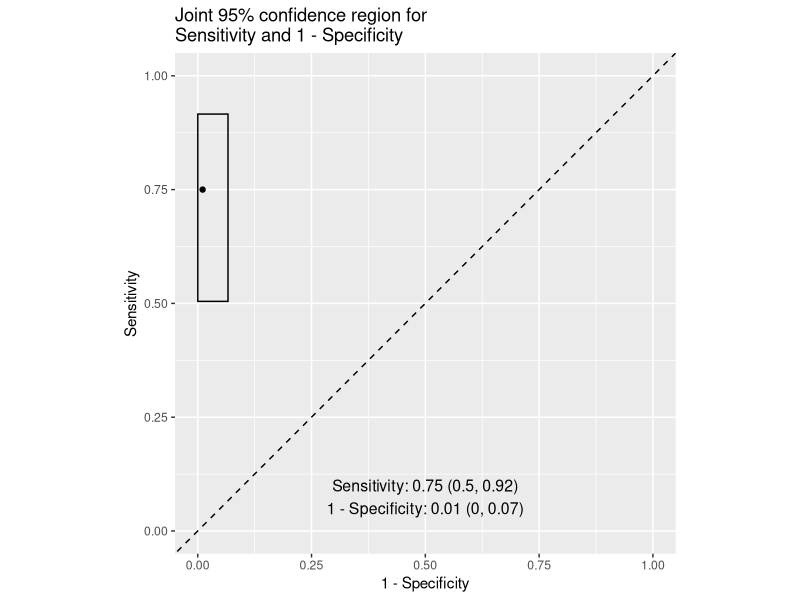

Here is the R script that generated this plot:
## ---- chunk 1
knitr::opts_chunk$set(echo = TRUE)
## ---- chunk 2
ComputeCR.BDT <- function(tp, fp, fn, tn, conf.level = 0.95, 
                          one.sided = T, plot.it = T){
  # Plot the confidence region for "sensitivity" and "1- specificity" 
  # of the Binary Diagnostic Test (BDT)
  #
  # Args: tp: true positives
  #       fp: false positives
  #       fn: false negatives
  #       tn: true negatives
  #       conf.level: confidence level for the join confidence region
  #       plot.it: logical, plot cr or not?
  #
  # Returns: a list with elements:
  #          cr: a dataframe containing point estimates and confidence region
  #          cr.plot: confidence region plot (available when plot.it == T)
  #
  # Xinkai Zhou @UCLA DOMStat
  
  library(ggplot2)
  if(one.sided){
    tpf.ci <- 
      binom.test(x = tp, n = tp + fn, alternative = "greater", 
                         conf.level = sqrt(conf.level))$conf.int[1:2]
    fpf.ci <- 
      binom.test(x = fp, n = fp + tn, alternative = "less", 
                         conf.level = sqrt(conf.level))$conf.int[1:2]
  } else {
    tpf.ci <- 
      binom.test(x = tp, n = tp + fn, alternative = "two.sided", 
                         conf.level = sqrt(conf.level))$conf.int[1:2]
    fpf.ci <- 
      binom.test(x = fp, n = fp + tn, alternative = "two.sided", 
                         conf.level = sqrt(conf.level))$conf.int[1:2]
  }

  # cr stands for confidence region
  cr <- data.frame(
    tpf = tp / (tp + fn),
    fpf = fp / (fp + tn),
    tpf.min = tpf.ci[1],
    tpf.max = tpf.ci[2],
    fpf.min = fpf.ci[1],
    fpf.max = fpf.ci[2]
  )
  
  if(plot.it){
    cr.plot <- ggplot(data = cr) +
      geom_point(mapping = aes(x = fpf, y = tpf)) + 
      geom_rect(
        mapping = aes(
          xmin = fpf.min, 
          xmax = fpf.max, 
          ymin = tpf.min, 
          ymax = tpf.max
        ),
        color = "black", fill = NA
      ) + 
      annotate(
        "text", 
        x = 0.5, y = 0.1, 
        label = paste(
          "Sensitivity: ", round(cr$tpf, 2),
          " (", round(cr$tpf.min, 2), 
          ", ", round(cr$tpf.max, 2), ")", 
          sep = ""
        ), 
        size = 4
      ) + 
      annotate(
        "text", 
        x = 0.5, y = 0.05, 
        label = paste(
          "1 - Specificity: ", round(cr$fpf, 2),
          " (", round(cr$fpf.min, 2), 
          ", ", round(cr$fpf.max, 2), ")", 
          sep = ""
        ), 
        size = 4
      ) + 
      geom_abline(intercept=0, slope=1, linetype = "dashed") + 
      labs(
        x = "1 - Specificity", y = "Sensitivity", 
        title = "Joint 95% confidence region for\nSensitivity and 1 - Specificity"
      ) + 
      xlim(0, 1) + ylim(0, 1) + 
      coord_fixed(ratio = 1)
    return(list(cr = cr, cr.plot = cr.plot))
  } else {
    return(list(cr = cr))
  }
}


ComputeSS.BDT.Phase2 <- function(
  TPF_0 = 0.75, FPF_0 = 0.2,
  TPF_1 = 0.9, FPF_1 = 0.05,
  alpha = 0.1, beta = 0.1){
  
  # Compute the phase 2 sample size for evaluating the Binary Diagnostic Test (BDT)
  #
  # Args: TPF_0, FPF_0: minimally acceptable sensitivigy and 1 - specificity
  #       TPF_1, FPF_1: sensitivigy and 1 - specificity we want to achieve
  #       alpha: significance level
  #       beta: 1 - power
  #
  # Returns: a list with two elements:
  #          n.diseased, n.nondiseased: number of diseased and non-diseased patients
  #
  # Xinkai Zhou @UCLA DOMStat
  
  n.diseased <- 
    (qnorm(sqrt(1 - alpha)) * sqrt(TPF_0 * (1 - TPF_0)) +
       qnorm(sqrt(1 - beta)) * sqrt(TPF_1 * (1 - TPF_1)))^2 /
    (TPF_1 - TPF_0) ^ 2
  n.nondiseased <- 
    (qnorm(sqrt(1 - alpha)) * sqrt(FPF_0 * (1 - FPF_0)) +
       qnorm(sqrt(1 - beta)) * sqrt(FPF_1 * (1 - FPF_1)))^2 /
    (FPF_1 - FPF_0) ^ 2
  return(
    list(
      n.diseased = ceiling(n.diseased),
      n.nondiseased =  ceiling(n.nondiseased)
    )
  )
}


SimulatePower.BDT.Phase2 <- function(
  n.diseased = 64, n.nondiseased = 46,
  TPF_0 = 0.75, FPF_0 = 0.2,
  TPF_1 = 0.9, FPF_1 = 0.05, 
  conf.level = 0.95,
  B = 500, seed = 185){
  # Obtain the simulated power using the given sample size.
  # Parameters are similar as above.
  # 
  # Xinkai Zhou @UCLA DOMStat
  SimulatePower.BDT.Phase2.Subroutine <- 
    function(n.diseased.sub = n.diseased, 
             n.nondiseased.sub = n.nondiseased,
             TPF_0.sub = TPF_0, FPF_0.sub = FPF_0,
             TPF_1.sub = TPF_1, FPF_1.sub = FPF_1,
             conf.level.sub = conf.level){
      # Subroutine for one iteration within simulation
      diseased <- sample(
        c("testPositive", "testNegative"), 
        size = n.diseased.sub, replace = T, 
        prob = c(TPF_1.sub, 1 - TPF_1.sub)
      )
      nondiseased <- sample(
        c("testPositive", "testNegative"), 
        size = n.nondiseased.sub, replace = T, 
        prob = c(FPF_1.sub, 1 - FPF_1.sub)
      )
      cr <- ComputeCR.BDT(
        tp = sum(diseased == "testPositive"), 
        fn = sum(diseased == "testNegative"),
        fp = sum(nondiseased == "testPositive"), 
        tn = sum(nondiseased == "testNegative"),
        conf.level = conf.level.sub,
        one.sided = T,
        plot.it = T
      )$cr
      return(
        ifelse(cr$tpf.min > TPF_0.sub & cr$fpf.max < FPF_0.sub,
               1, 0)
      )
    }
  
  set.seed(seed)
  cat("Power from ", B, " simulations = ", 
      sum(replicate(n = B, expr = SimulatePower.BDT.Phase2.Subroutine())) / B)
}


ComputeSS.BDT.Phase3 <- function(
  delta_0_T = 1, delta_0_F = 1.5,
  TPF_A = 0.8, FPF_A = 0.01,
  TPF_B = 0.75, FPF_B = 0.01,
  alpha = 0.05, beta = 0.1){
  # Compute the phase 3 sample size for comparing the Binary Diagnostic Tests (BDT)
  #
  # Args: delta_0_T, delta_0_F: parameters for specifying null hypothesis
  #       TPF_B, FPF_B: sensitivigy and 1 - specificity of the old test
  #       TPF_A, FPF_A: sensitivigy and 1 - specificity we want to the 
  #                     new test achieve
  #       alpha, beta: significance level and 1 - power
  #
  # Xinkai Zhou @UCLA DOMStat
  
  delta_1_T <- TPF_A / TPF_B
  delta_1_F <- FPF_A / FPF_B
  TPPF <- (delta_1_T + 1) * TPF_B - 1
  FPPF <- (delta_1_F + 1) * FPF_B - 1
  FPPF <- ifelse(FPPF < 0, 0, FPPF)
  n.diseased <- 
    ((qnorm(sqrt(1 - beta)) + qnorm(sqrt(1 - alpha))) / log(delta_1_T / delta_0_T))^2 * 
    ((delta_1_T + 1) * TPF_B - 2 * TPPF) / 
    (delta_1_T * TPF_B^2)
  n.nondiseased <- 
    ((qnorm(sqrt(1 - beta)) + qnorm(sqrt(1 - alpha))) / log(delta_1_F / delta_0_F))^2 * 
    ((delta_1_F + 1) * FPF_B - 2 * FPPF) / 
    (delta_1_F * FPF_B^2)
  
  return(
    list(
      n.diseased = ceiling(n.diseased),
      n.nondiseased =  ceiling(n.nondiseased)
    )
  )
}


## ---- chunk 3
ComputeCR.BDT(
  tp = 18, fn = 6, fp = 1, 
  tn = 92, one.sided = F
)
## ---- chunk 4
ComputeSS.BDT.Phase2(
  TPF_0 = 0.75, FPF_0 = 0.2,
  TPF_1 = 0.9, FPF_1 = 0.05,
  alpha = 0.1, beta = 0.1
)
## ---- chunk 5
SimulatePower.BDT.Phase2(
  n.diseased = 64, n.nondiseased = 46,
  TPF_0 = 0.75, FPF_0 = 0.2,
  TPF_1 = 0.9, FPF_1 = 0.05, 
  conf.level = 0.95,
  B = 100, seed = 185
)
## ---- chunk 6
ComputeSS.BDT.Phase3(
  delta_0_T = 1, delta_0_F = 10,
  TPF_A = 0.9, FPF_A = 0.01,
  TPF_B = 0.75, FPF_B = 0.01,
  alpha = 0.05, beta = 0.2
)
